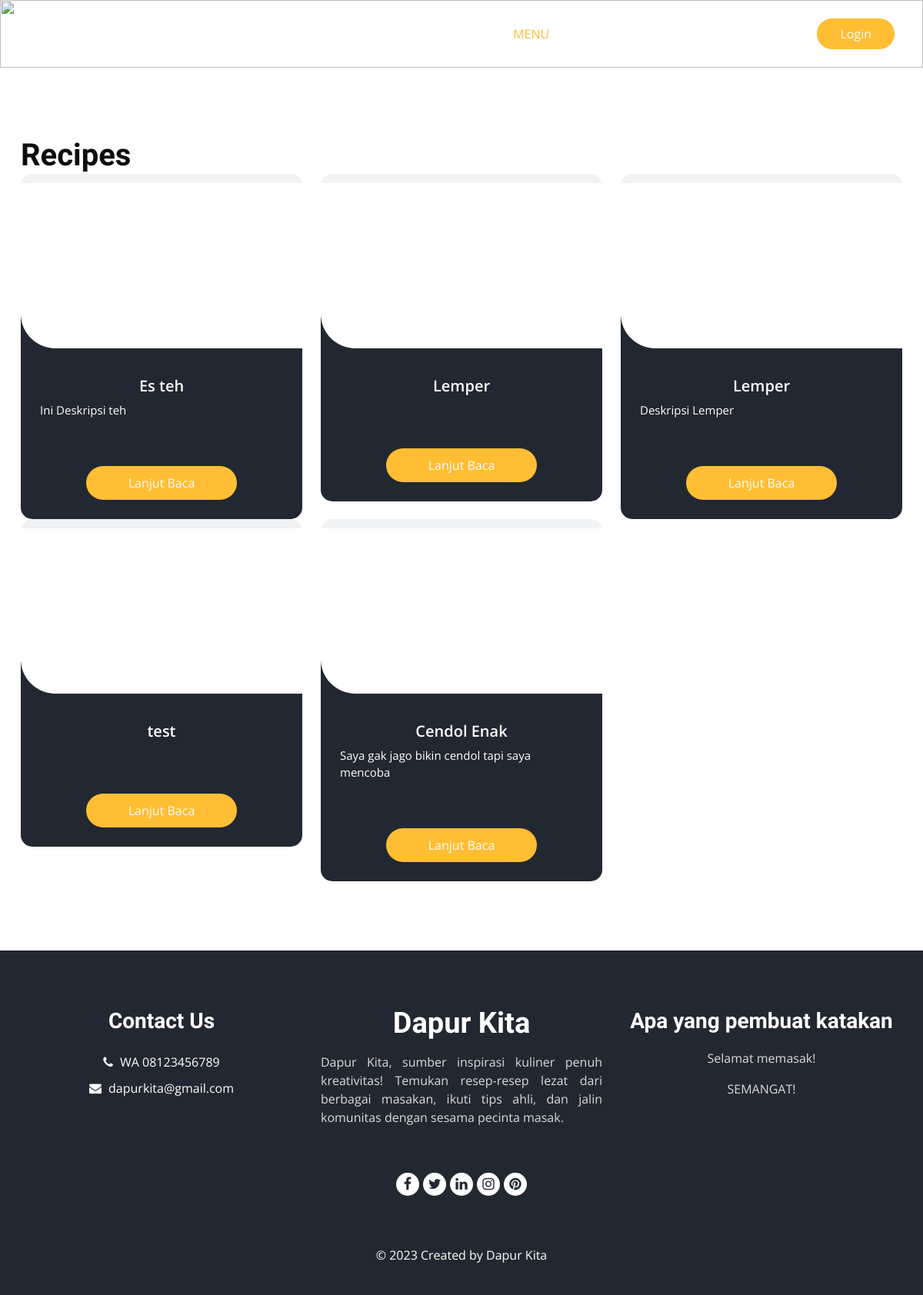
Page /menu.php on the earlier database version.
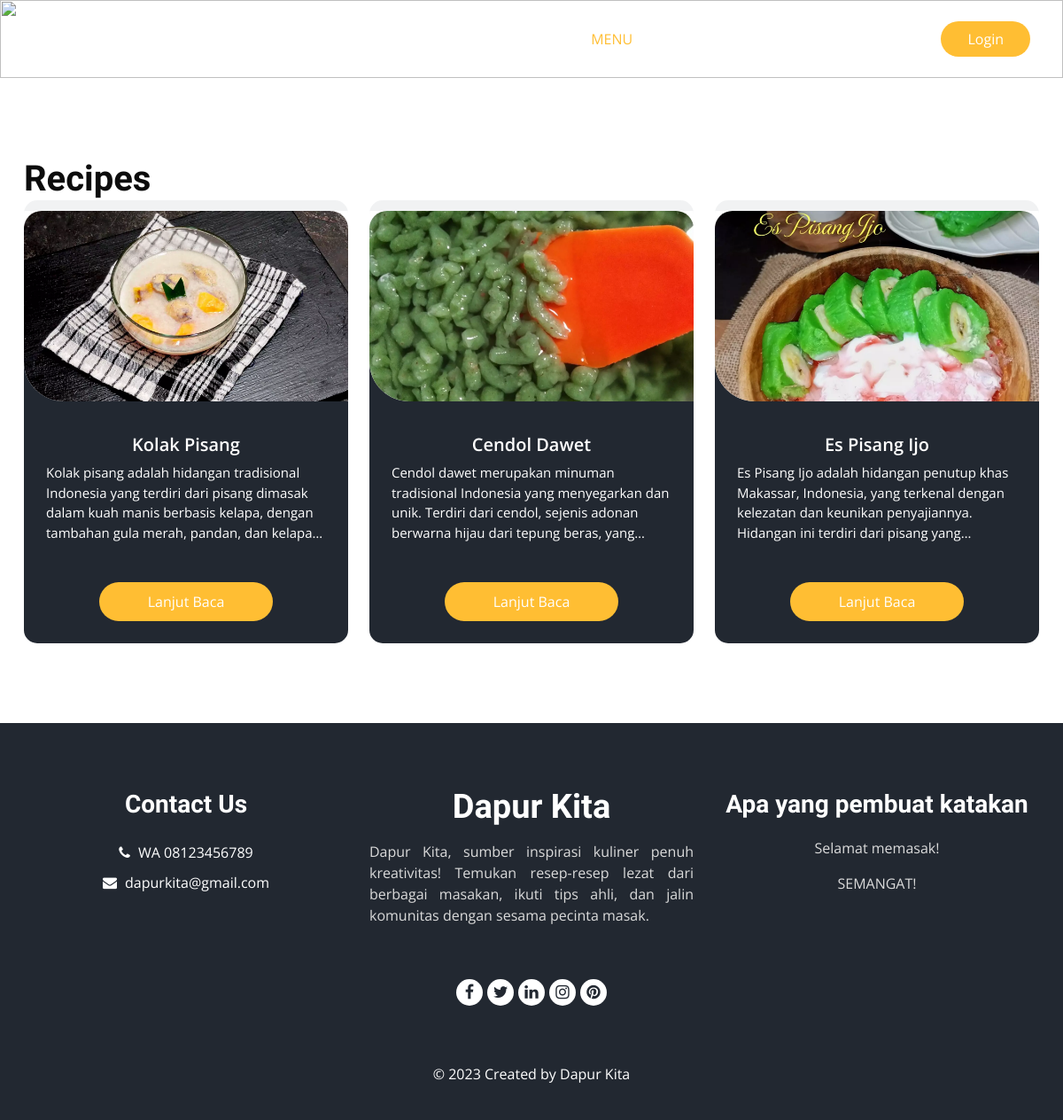
Same page on the later database version.
### tables this page shows
CREATE TABLE `resep` (
  `id_resep` int(11) NOT NULL,
  `judul` varchar(255) NOT NULL,
  `deskripsi` text NOT NULL,
  `bahan_bahan` text NOT NULL,
  `cara_pembuatan` text NOT NULL,
  `tgl_pembuatan` date NOT NULL DEFAULT current_timestamp(),
  `foto` varchar(255) NOT NULL,
  `id_user` int(11) NOT NULL
);

### menu.php (the view, shortened to what this page needs)
<?php
include "koneksi.php";
?>
<!DOCTYPE html>
<html>
<head>
  <link rel="stylesheet" type="text/css" href="css/bootstrap.css" />
  <link rel="stylesheet" type="text/css" href="https://cdnjs.cloudflare.com/ajax/libs/OwlCarousel2/2.3.4/assets/owl.carousel.min.css" />
  <link rel="stylesheet" href="https://cdnjs.cloudflare.com/ajax/libs/jquery-nice-select/1.1.0/css/nice-select.min.css" />
  <link href="css/font-awesome.min.css" rel="stylesheet" />
  <link href="css/style.css" rel="stylesheet" />
  <link href="css/responsive.css" rel="stylesheet" />
  <link href="style.css" rel="stylesheet" />
</head>
<body class="sub_page">
  <div class="hero_area">
    <div class="bg-box">
      <img src="images/hero-bg.jpg" alt="" />
    </div>
    <header class="header_section">
      <div class="container">
        <nav class="navbar navbar-expand-lg custom_nav-container">
          <a class="navbar-brand" href="index.php">
            <span> Dapur Kita </span>
          </a>
          <div class="collapse navbar-collapse" id="navbarSupportedContent">
            <ul class="navbar-nav mx-auto">
              <li class="nav-item">
                <a class="nav-link" href="index.php">Home </a>
              </li>
              <li class="nav-item active">
                <a class="nav-link" href="menu.php">Menu <span class="sr-only">(current)</span>
                </a>
              </li>
              <li class="nav-item ">
                <a class="nav-link" href="about.php">About </span>
                </a>
              </li>
            </ul>
            <div class="user_option">
              <form class="form-inline">
                <button class="btn my-2 my-sm-0 nav_search-btn" type="submit">
                  <i class="fa fa-search" aria-hidden="true"></i>
                </button>
              </form>
              <a href="login.php" class="order_online"> Login </a>
            </div>
          </div>
        </nav>
      </div>
    </header>
  </div>
  <section class="food_section layout_padding d-flex justify-content-center">
    <div class="container">
      <div class="heading_container text-center">
        <h2>Recipes</h2>
      </div>
      <div class="row">
        <?php
        $query = mysqli_query($konek, "SELECT * FROM resep");
        while ($row = mysqli_fetch_array($query)) {
        ?>
          <div class="col-sm-6 col-lg-4">
            <div class="box">
              <div>
                <div class="img-box">
                  <img src="./img/resep/<?= $row['foto'] ?>" alt="" />
                </div>
                <div class="detail-box">
                  <h5 class="text-center"><?= $row['judul'] ?></h5>
                  <div class="truncate-line-clamp">
                    <p><?= $row['deskripsi'] ?></p>
                  </div>
                  <div class="btn-box">
                    <a href="detailBelumLogin.php?id_resep=<?= $row['id_resep'] ?>" class="btn1"> Lanjut Baca </a>
                  </div>
                </div>
              </div>
            </div>
          </div>
        <?php } ?>
      </div>
    </div>
  </section>
  <footer class="footer_section">
    <div class="container">
      <div class="row">
        <div class="col-md-4 footer-col">
          <div class="footer_contact">
            <h4>Contact Us</h4>
            <div class="contact_link_box">
              <a href="">
                <i class="fa fa-phone" aria-hidden="true"></i>
                <span> WA 08123456789 </span>
              </a>
              <a href="">
                <i class="fa fa-envelope" aria-hidden="true"></i>
                <span> dapurkita@gmail.com </span>
              </a>
            </div>
          </div>
        </div>
        <div class="col-md-4 footer-col">
          <div class="footer_detail">
            <a href="" class="footer-logo"> Dapur Kita </a>
            <p style="text-align: justify">
              Dapur Kita, sumber inspirasi kuliner penuh kreativitas! Temukan
              resep-resep lezat dari berbagai masakan, ikuti tips ahli, dan
              jalin komunitas dengan sesama pecinta masak.
            </p>
            <br />
            <div class="footer_social">
              <a href="">
                <i class="fa fa-facebook" aria-hidden="true"></i>
              </a>
              <a href="">
                <i class="fa fa-twitter" aria-hidden="true"></i>
              </a>
              <a href="">
                <i class="fa fa-linkedin" aria-hidden="true"></i>
              </a>
              <a href="">
                <i class="fa fa-instagram" aria-hidden="true"></i>
              </a>
              <a href="">
                <i class="fa fa-pinterest" aria-hidden="true"></i>
              </a>
            </div>
          </div>
        </div>
        <div class="col-md-4 footer-col">
          <h4>Apa yang pembuat katakan</h4>
          <p>Selamat memasak!</p>
          <p>SEMANGAT!</p>
        </div>
      </div>
      <div class="footer-info">
        <p>
          &copy; <span id="displayYear"></span> Created by
          <a href="https://themewagon.com/" target="_blank">Dapur Kita</a>
        </p>
      </div>
    </div>
  </footer>
</body>
</html>

### css/responsive.css (style rules this page uses)
@media (min-width: 1200px) { .container { max-width: 1170px; } }

### style.css (style rules this page uses)
:root { --text-hitam: #0C0C0C; --text-putih: #FFFFFF; --putih: #F1F2F3; --grey: #222831; --kuning: #FFBE33; --grey2: #979797; }
.truncate-line-clamp { display: -webkit-box; -webkit-line-clamp: 4; -webkit-box-orient: vertical; width: 100%; overflow: hidden; }

Differences in the rows shown:
removed resep: judul "Es teh", deskripsi "Ini Deskripsi teh"
removed resep: judul "Lemper"
removed resep: judul "Lemper", deskripsi "Deskripsi Lemper"
removed resep: judul "test"
removed resep: judul "Cendol Enak", deskripsi "Saya gak jago bikin cendol tapi saya mencoba"
added resep: foto (picture), judul "Kolak Pisang", deskripsi "Kolak pisang adalah hidangan tradisional Indonesia yang terdiri dari pisang dimasak dalam kuah manis berbasis kelapa, dengan tambahan gula merah, pandan, dan…"
added resep: foto (picture), judul "Cendol Dawet", deskripsi "Cendol dawet merupakan minuman tradisional Indonesia yang menyegarkan dan unik. Terdiri dari cendol, sejenis adonan berwarna hijau dari tepung beras,…"
added resep: foto (picture), judul "Es Pisang Ijo", deskripsi "Es Pisang Ijo adalah hidangan penutup khas Makassar, Indonesia, yang terkenal dengan kelezatan dan keunikan penyajiannya. Hidangan ini terdiri dari pisang…"
